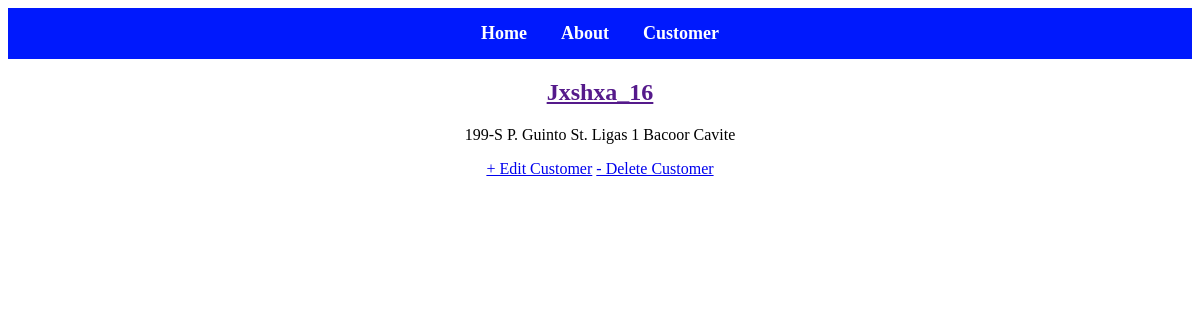
Screenshot of /customer/1 with the database file from the repository.
### app/models.py (models this page shows, shortened)
class Customer(models.Model):
    username = models.CharField(max_length=50, unique=True)
    password = models.CharField(max_length=128)
    phone_number = models.CharField(max_length=15, null=True, blank=True)
    address = models.TextField(null=True, blank=True)

### app/views.py (the view)
# urls.py: path('customer/<int:pk>', CustomerDetailView.as_view(), name='customer_detail'),
class CustomerDetailView(DetailView):
    model = Customer
    template_name = 'app/customer_detail.html'
    context_object_name = 'customer'

### app/templates/app/customer_detail.html
{% extends 'app/base.html' %}
{% load static %}
{% block content %}
        <div class="customer-entry">
            <h2><a href="">{{ customer.username }}</a></h2>
            <p>{{ customer.address }}</p>
        </div>
        <a href="{% url 'customer_update' customer.pk%}">+ Edit Customer</a>
        <a href="{% url 'customer_delete' customer.pk%}">- Delete Customer</a>
{% endblock content %}

### static/css/base.css (style rules this page uses)
* { text-align: center; }

### rows the page displays
Customer: username "Jxshxa_16", address "199-S P. Guinto St. Ligas 1 Bacoor Cavite"
